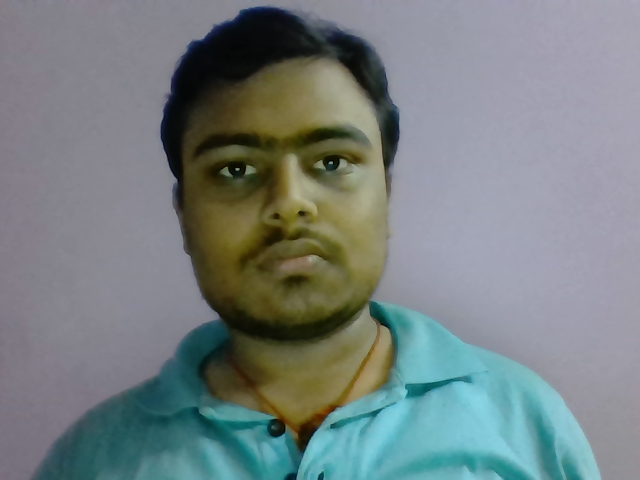
#> input picture sources/samples/python/saurabh.bmp, 640 x 480 px
$ python -i asift.py   (imports and definitions only)
#> lines starting #> are read from the running program, lines starting #| are printed output that depends on the picture
#!/usr/bin/env python

'''
Affine invariant feature-based image matching sample.

This sample is similar to find_obj.py, but uses the affine transformation
space sampling technique, called ASIFT [1]. While the original implementation
is based on SIFT, you can try to use SURF or ORB detectors instead. Homography RANSAC
is used to reject outliers. Threading is used for faster affine sampling.

[1] http://www.ipol.im/pub/algo/my_affine_sift/

USAGE
  asift.py [--feature=<sift|surf|orb|brisk>[-flann]] [ <image1> <image2> ]

  --feature  - Feature to use. Can be sift, surf, orb or brisk. Append '-flann'
               to feature name to use Flann-based matcher instead bruteforce.

  Press left mouse button on a feature point to see its matching point.
'''

# Python 2/3 compatibility
from __future__ import print_function

import numpy as np
import cv2 as cv

# built-in modules
import itertools as it
from multiprocessing.pool import ThreadPool

# local modules
from common import Timer
from find_obj import init_feature, filter_matches, explore_match


# [71 lines left out: functions affine_skew, affine_detect, not called in this run]

def cmp():
    #print(__doc__)

    import sys, getopt
    opts, args = getopt.getopt(sys.argv[1:], '', ['feature='])
    opts = dict(opts)
    feature_name = opts.get('--feature', 'brisk-flann')
    try:
        fn1, fn2 = args
    except:
        fn1 = 'saurabh.bmp'
        fn2 = 'saurabh1.bmp'

    img1 = cv.imread(fn1, 0)
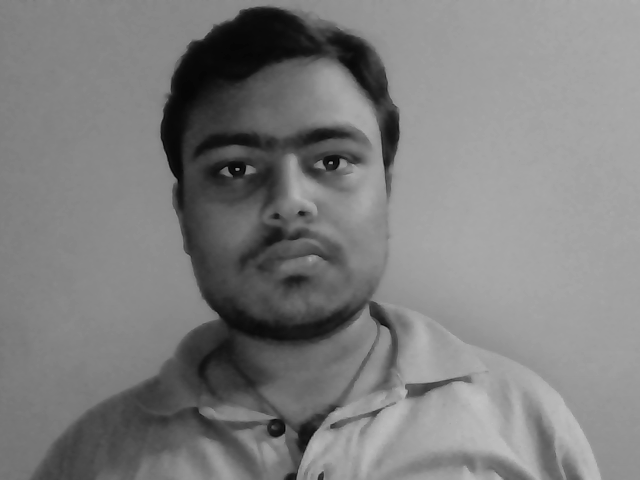
#> img1: shape (480, 640); min 1, max 193, mean 125.8
    img2 = cv.imread(fn2, 0)
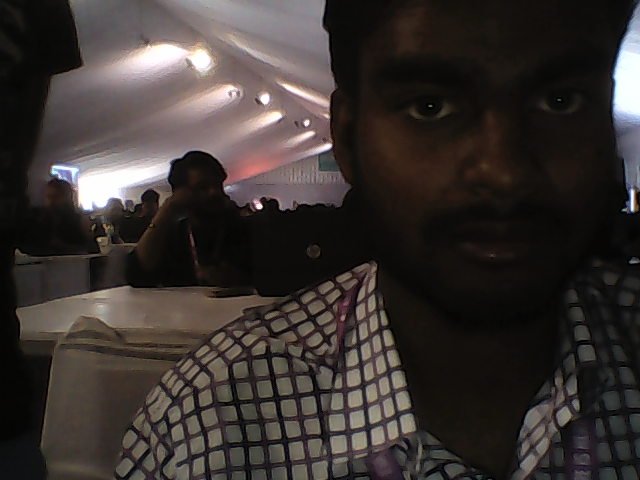
#> input picture sources/samples/python/saurabh1.bmp, 640 x 480 px
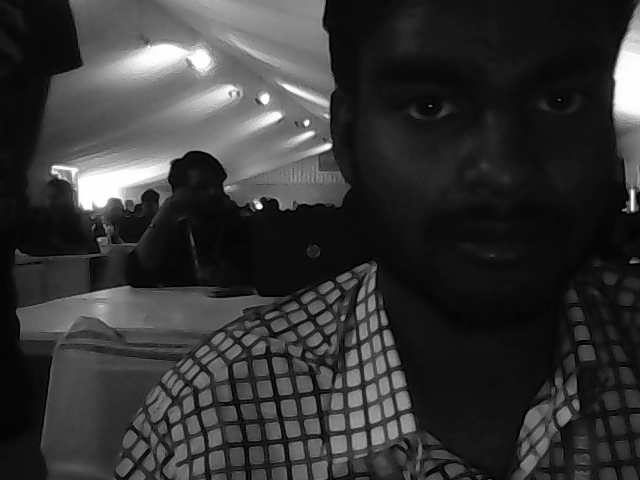
#> img2: shape (480, 640); min 0, max 254, mean 53
#> (the run stopped early here; a loop or call above may not have finished)
